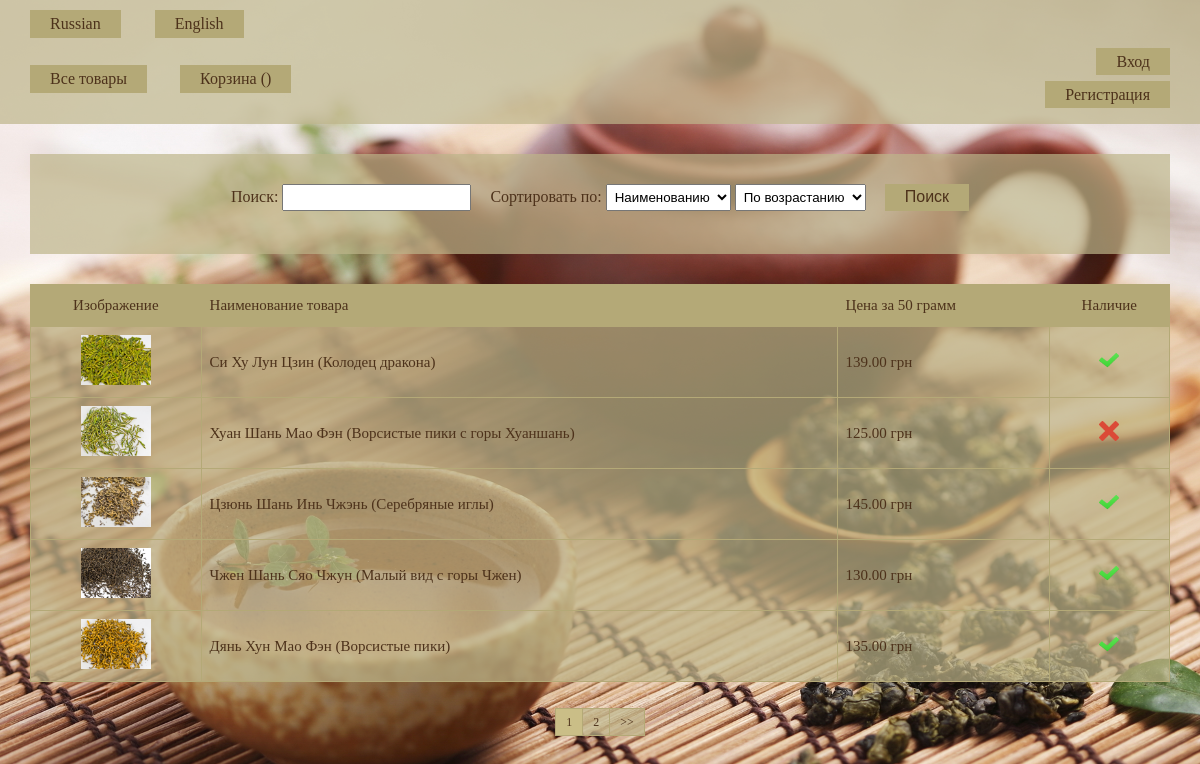
Screenshot of /en/tea/ with the database file from the repository.
### tea/models.py (models this page shows, shortened)
class Product(models.Model):
    name = models.CharField(max_length=100)
    category = models.ForeignKey(Category, on_delete=models.CASCADE)
    price = models.DecimalField(max_digits=10, decimal_places=2)
    quantity = models.PositiveIntegerField()
    photo = models.ImageField(default='None', upload_to='products_photo/')
    user = models.ForeignKey(User, null=True)

### tea/views.py (the view)
# urls.py: url(r'^(?P<page>\d+)/$', ProductsList.as_view(), name='products_list'),
class ProductsList(ListView):
    model = Product
    template_name = 'index.html'
    context_object_name = 'products'
    paginate_by = 5
    def get_context_data(self, **kwargs):
        context = super(ProductsList, self).get_context_data(**kwargs)
        context['cart'] = Cart(self.request)
        return context
    def get_queryset(self):
        queryset = super(ProductsList, self).get_queryset()
        search = self.request.GET.get('search', None)
        sort = self.request.GET.get('sort', None)
        by = self.request.GET.get('by', None)
        if search is not None and sort is not None:
            return queryset.filter(Q(name__icontains=search) |
                                   Q(price__icontains=search) |
                                   Q(quantity__icontains=search)
                                   ).order_by(by + sort)
        if search is not None:
            return queryset.filter(Q(name__icontains=search) |
                                   Q(price__icontains=search) |
                                   Q(quantity__icontains=search))
        if sort is not None:
            return queryset.order_by(by + sort)
        return queryset

### templates/index.html (shortened to what this page needs)
{% extends "base.html" %}
{% load staticfiles %}
{% load i18n %}
{% block content %}
    <div class="filter form">
        {% include 'sort_and_search.html' %}
    </div>
    <table class="products">
        <thead>
            <tr>
                <td class="image">{% trans "Изображение" %}</td>
                <td>{% trans "Наименование товара" %}</td>
                <td>{% trans "Цена за 50 грамм" %}</td>
                {% if user.is_authenticated %}
                    <td>{% trans "Количество" %}</td>
                {% else %}
                    <td style="text-align: center;">{% trans "Наличие" %}</td>
                {% endif %}
            </tr>
        </thead>
        <tbody>
            {% if products %}
                {% for product in  products %}
                    <tr class="hover_tr">
                        <td class="image"><img src='{{ product.photo.url }}'></td>
                        <td>
                            <a class="name_product" href="{% url 'product_detail' id=product.id %}">{{product.name}}</a>
                        </td>
                        <td>{{product.price}} грн</td>
                        {% if user.is_authenticated %}
                            {% comment %}Translators: грамм{% endcomment %}
                            <td>{{product.quantity}} {% trans "гр" %}</td>
                        {% else %}
                            {% if product.quantity > 0 %}
                                <td class="existence"><img src='{% static "images/yes.png" %}' title='{% trans "Есть в наличии" %}'></td>
                            {% else %}
                                <td class="existence"><img src='{% static "images/no.png" %}' title='{% trans "Нет в наличии" %}'></td>
                            {% endif %}
                        {% endif %}
                    </tr>
                {% endfor %}
            {% endif %}
        </tbody>
    </table>
    {% if is_paginated %}
        <div class="pagination">
            <ul>
                {% for page in page_obj.paginator.page_range %}
                    {% if page_obj.number == page %}
                        <li class="active">
                            <a href="{% url 'products_list' page=page %}{% if request.GET.urlencode %}?{{request.GET.urlencode }}{% endif %}">
                                {{page}}
                            </a>
                        </li>
                    {% else %}
                        <li>
                            <a href="{% url 'products_list' page=page %}{% if request.GET.urlencode %}?{{request.GET.urlencode }}{% endif %}">
                                {{page}}
                            </a>
                        </li>
                    {% endif %}
                {% endfor %}
                {% if page_obj.has_next %}
                    <li>
                        <a href="{% url 'products_list' page=page_obj.next_page_number %}{% if request.GET.urlencode %}?{{request.GET.urlencode }}{% endif %}">
                            >>
                        </a>
                    </li>
                {% endif %}
            </ul>
        </div>
    {% endif %}
{% endblock %}

### static/css/style.css (style rules this page uses)
html, body, div, span, a, img, strong, b, u, i, ol, ul, li, form, label, table, tbody, thead, tr, th, td, article, aside, footer, header, menu, nav, h1,h2,h3, p { margin: 0; padding: 0; border: 0; }
html, body { height: 100%; width: 100%; }
table { border-collapse: collapse; border-spacing: 0; }
body { background: url(../images/back.jpg) no-repeat; background-size: cover; background-attachment: fixed; }
.products { background-color: rgba(190, 181, 138, 0.7); color: #4D321B; margin: 30px; width: 95%; font-size: 15px; }
.products thead { background-color: #b4a977; line-height: 25px; }
.products .hover_tr { -moz-transition: background-color 0.3s 0.1s ease; -o-transition: background-color 0.3s 0.1s ease; -webkit-transition: background-color 0.3s 0.1s ease; }
.existence { text-align: center; }
.existence img { width: 20px; }
.products td { padding: 8px; border: 1px solid #b4a977; }
.image { text-align: center; }
.image img { width: 70px; height: 50px; }
.name_product { text-decoration: none; color: #4D321B; }
.pagination { text-align: center; margin-top: 20px; margin-bottom: 50px; }
.pagination ul { font-size:0; line-height:0; letter-spacing:-1px; }
.pagination ul li { display: inline-block; letter-spacing: normal; line-height: 20px; font-size: 11.9px; }
.pagination ul li:first-child a { border-left-width: 1px; }
.pagination ul li a { background-color: rgba(190, 181, 138, 0.7); border-color: #b4a977; border-style: solid; border-width: 1px 1px 1px 0; color: #4d321b; padding: 6px 10px; text-decoration: none; -moz-transition: background-color 0.3s 0.1s ease; -o-transition: background-color 0.3s 0.1s ease; -webkit-transition: background-color 0.3s 0.1s ease; }
.pagination ul li a:hover, .pagination ul li a:focus, .pagination ul .active a { background-color: #CABE87; }
.pagination ul .active a { cursor: default; }
.filter { width: 95%; font-size: 16px; }
.form form p, .form { text-align: center; }
.form { margin: 0 auto; margin-top: 30px; background-color: rgba(190, 181, 138, 0.7); padding: 30px 0; color: #4d321b; }

### rows the page displays
Product: photo (picture), name "Си Ху Лун Цзин (Колодец дракона)", price "139.00"
Product: photo (picture), name "Хуан Шань Мао Фэн (Ворсистые пики с горы Хуаншань)", price "125.00", quantity 0 (drawn)
Product: photo (picture), name "Цзюнь Шань Инь Чжэнь (Серебряные иглы)", price "145.00"
Product: photo (picture), name "Чжен Шань Сяо Чжун (Малый вид с горы Чжен)", price "130.00"
Product: photo (picture), name "Дянь Хун Мао Фэн (Ворсистые пики)", price "135.00"

### other values shown
{{ lang_name }} "Russian" "English"
{{ page }} "1"
{{ page }} "2"
